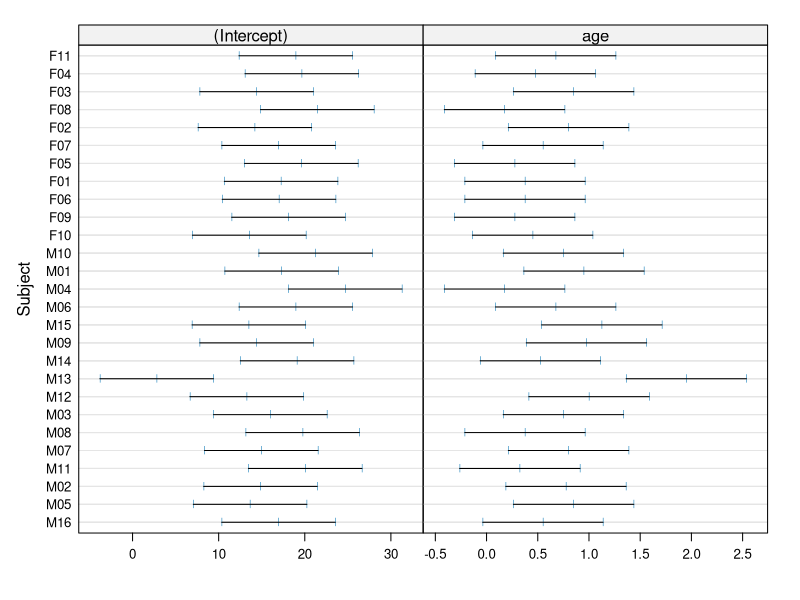
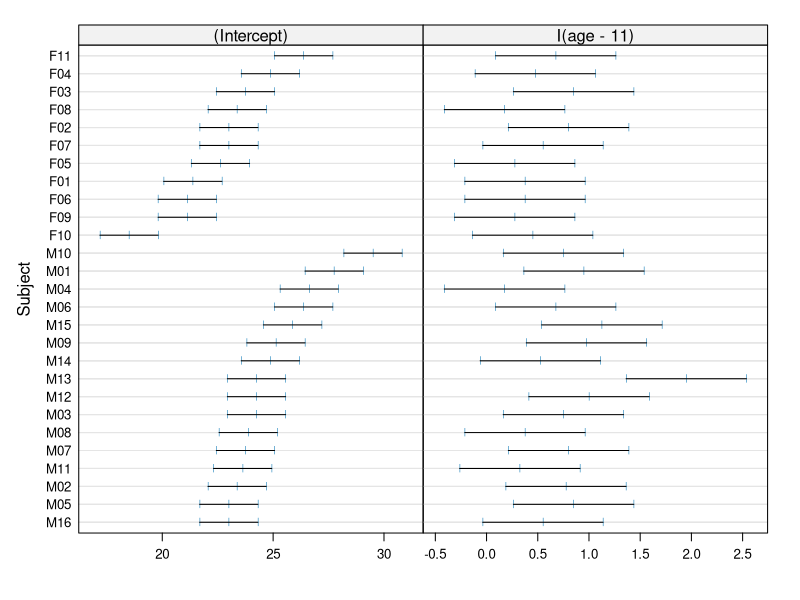
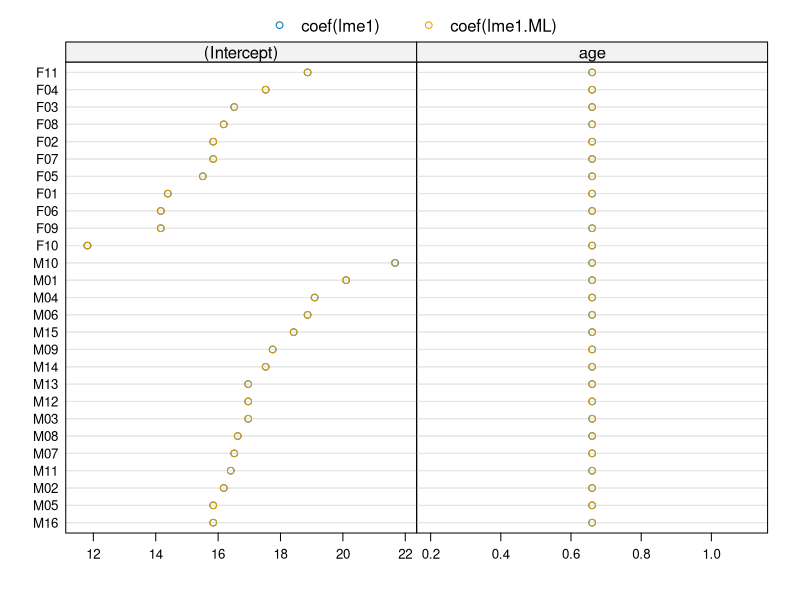
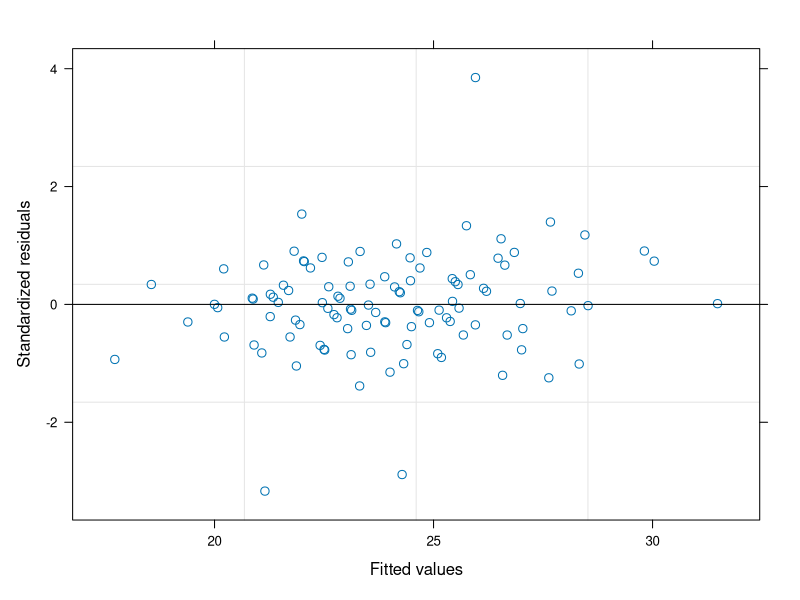
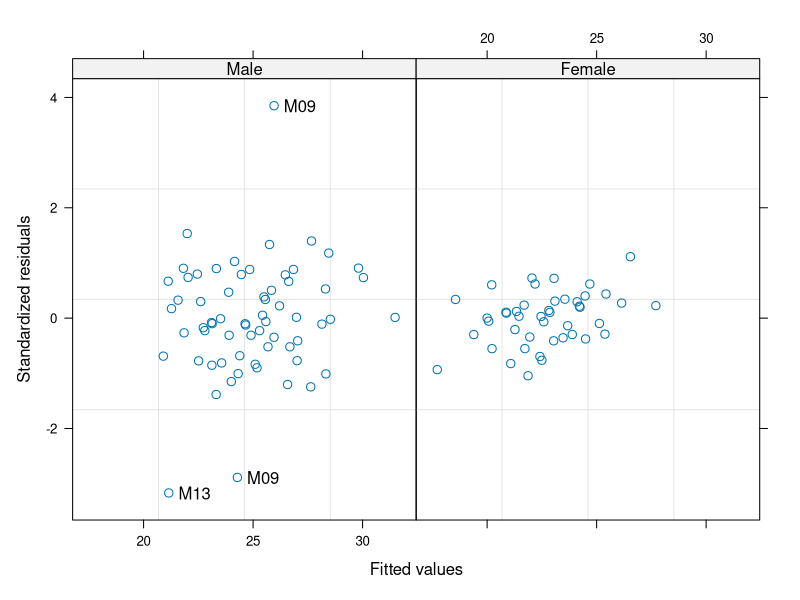
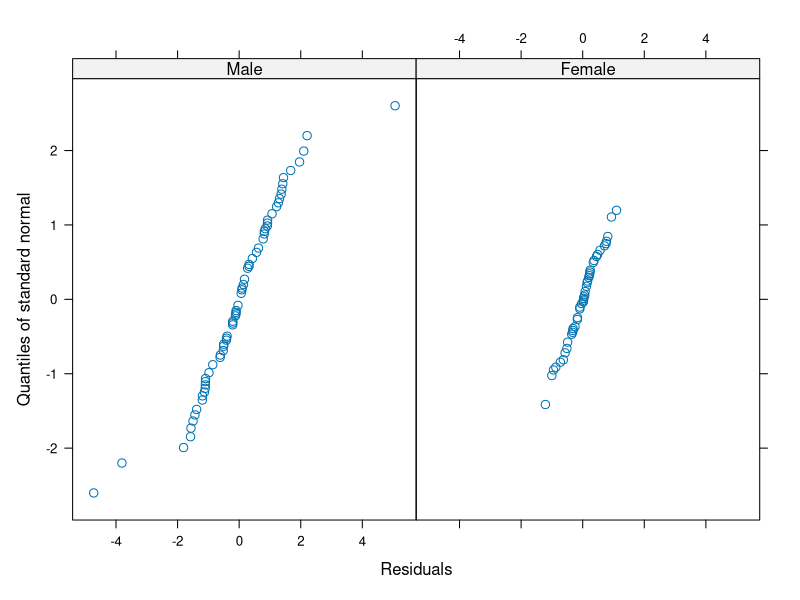

Write R code to recreate these figures, in order. (Note: this script raises an error after producing the figures.)
library(nlme)
data(Orthodont)
ortho <- as.data.frame(Orthodont)
str(ortho)
names( ortho )
levels( ortho$Sex)
m1.lis <- lmList( distance ~ age | Subject, data = ortho )
coef( m1.lis )
intervals( m1.lis )
plot( intervals ( m1.lis ) )
m2.lis <- lmList(distance ~ I( age - 11 ) | Subject, ortho ) 
plot( intervals( m2.lis ) )
lme1 <- lme( distance ~ age, data = ortho, random = ~ 1 | Subject )
summary( lme1 )
lme1.ML <- update( lme1, method = "ML" )
summary( lme1.ML )
lme2 <- update( lme1, random = ~ age | Subject )
anova( lme1, lme2 ) # not significantly different
random.effects( lme1 ) # same as ranef()
ranef( lme1.ML )
coef( lme1 )
coef(lme1.ML)
plot(compareFits(coef(lme1), coef(lme1.ML)))   # Figure 1.15
#plot( augPred(lme1), aspect = "xy", grid = T )   # Figure 1.16
lme3 <- update(lme2, fixed= . ~ Sex*I(age-11), random= ~ I(age-11)|Subject)
intervals(lme3)
lme3
# each observation has a fixed component in the intercept, a fixed effect of age, a random Subject effect on the intercept and a random Subject effect on the slope. Y = B0 + dB0i + B1*age + dB1i*age + epsilon


# Checking assumptions
plot(lme3)
plot(lme3, resid(., type="p")~fitted(.) | Sex, id = 0.05, adj = -0.3)
lme4 <- update( lme3, weights = varIdent(form= ~1|Sex))
anova(lme3,lme4)
summary(lme4)

qqnorm(lme4, ~resid(.) | Sex)
plot(augPred(lme4))
